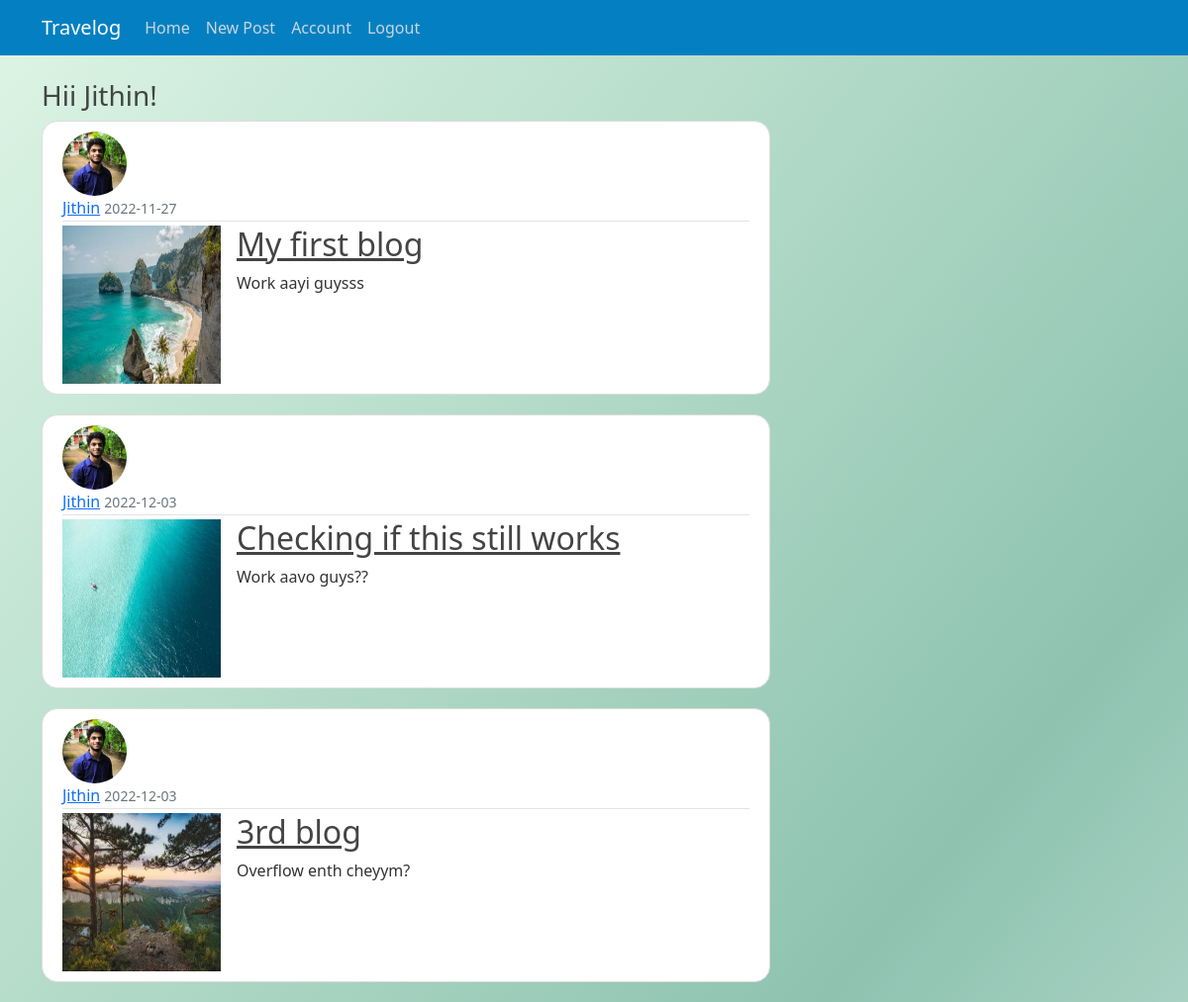
The page /dashboard (signed in) on the database its author committed.
### app/models.py (models this page shows, shortened)
class User(db.Model, UserMixin):
    id=db.Column(db.Integer, primary_key=True)
    username = db.Column(db.String(20), nullable=False)
    email = db.Column(db.String(120), unique=True, nullable=True)
    image_file = db.Column(db.String(20), nullable=False, default='default.jpg')
    password = db.Column(db.String(80), nullable=False)
    posts = db.relationship('Post', backref='author', lazy=True)

class Post(db.Model):
    id = db.Column(db.Integer, primary_key=True)
    title = db.Column(db.String(100), nullable=False)
    date_posted = db.Column(db.DateTime, nullable=False, default=datetime.utcnow)
    content = db.Column(db.Text, nullable=False)
    user_id = db.Column(db.Integer, db.ForeignKey('user.id'), nullable=False)
    blog_image = db.Column(db.String(20), nullable=False, default='default-blog.png')

### app/routes.py (the view)
@app.route('/dashboard', methods=['GET', 'POST'])
@login_required
def dashboard():
    posts=Post.query.all()
    return render_template("dashboard.html", posts=posts)

### app/routes.py (called while the page is built)
@login_manager.user_loader
def load_user(user_id):
    return User.query.get(int(user_id))

### app/templates/dashboard.html
{% extends "layout.html" %}
{% block content %}
<h3>Hii {{current_user.username}}!</h3>
{% for post in posts %}
<article class="media content-section">
    <img class="rounded-circle article-img" src="{{ url_for('static', filename='profile-pics/' + post.author.image_file) }}"/>
    <div class="media-body">
        <div class="article-metadata">
            <a class="mr-2" href="#">{{ post.author.username }}</a>
            <small class="text-muted">{{ post.date_posted.strftime('%Y-%m-%d') }}</small>
        </div>
        <div class="article-content">
            <img src="../static/blog-pics/{{ post.blog_image }}" style="height: 10rem; width: 10rem" />
            <div style="display: flex; flex-direction: column">
                <h2><a class="article-title" href="{{ url_for('post', post_id = post.id) }}">{{ post.title }}</a></h2>
                <p class="article-content">{{ post.content }}</p>
            </div>
        </div>
    </div>
</article>
{% endfor %}
{% endblock content %}

### app/templates/layout.html (shortened to what this page needs)
<!DOCTYPE html>
<html>
<head>
    <link href="https://cdn.jsdelivr.net/npm/bootstrap@5.0.2/dist/css/bootstrap.min.css" rel="stylesheet"
>
    <link rel="stylesheet" type="text/css" href="{{ url_for('static', filename='main.css') }}">
</head>
<body>
    <header class="site-header">
        <nav class="navbar navbar-expand-md navbar-dark bg-steel fixed-top">
            <div class="container">
                <a class="navbar-brand mr-4" href="/">Travelog</a>
                <div class="collapse navbar-collapse" id="navbarToggle">
                    <div class="navbar-nav mr-auto">
                        <a class="nav-item nav-link" href="{{ url_for('dashboard') }}">Home</a>
                    </div>
                    <div class="navbar-nav">
                        {% if current_user.is_authenticated %}
                        <a class="nav-item nav-link" href="{{ url_for('new_post') }}">New Post</a>
                        <a class="nav-item nav-link" href="{{ url_for('account') }}">Account</a>
                        <a class="nav-item nav-link" href="{{ url_for('logout') }}">Logout</a>
                        {% else %}
                        <a class="nav-item nav-link" href="{{ url_for('login') }}">Login</a>
                        <a class="nav-item nav-link" href="{{ url_for('register') }}">Register</a>
                        {% endif %}
                    </div>
                </div>
            </div>
        </nav>
    </header>
    <main role="main" class="container">
        <div class="row">
            <div class="col-md-8">
                {% block content %}{% endblock %}
            </div>
        </div>
    </main>
</body>
</html>

### app/static/main.css (style rules this page uses)
body { background: linear-gradient(129deg, #def5e5, #8ec3b0, #ffffff); background-size: 180% 180%; height: 88vh; animation: gradient-animation 12s ease infinite; background-repeat: no-repeat; color: #333333; margin-top: 5rem; }
h1, h2, h3, h4, h5, h6 { color: #444444; }
.bg-steel { background-color: #0480c2; }
.site-header .navbar-nav .nav-link { color: #cbd5db; }
.content-section { background: #ffffff; padding: 10px 20px; border: 1px solid #dddddd; border-radius: 3px; margin-bottom: 20px; border-radius: 1rem; }
.article-title { color: #444444; }
.article-content { white-space: pre-line; }
.article-img { height: 65px; width: 65px; margin-right: 16px; }
.article-metadata { padding-bottom: 1px; margin-bottom: 4px; border-bottom: 1px solid #e3e3e3 }
.article-content { display: flex; gap: 1rem; }

### rows shown on the page
User: username "Jithin"
Post: image_file (picture), author.username "Jithin", date_posted "2022-11-27", blog_image (picture), title "My first blog", content "Work aayi guysss"
Post: image_file (picture), author.username "Jithin", date_posted "2022-12-03", blog_image (picture), title "Checking if this still works", content "Work aavo guys??"
Post: image_file (picture), author.username "Jithin", date_posted "2022-12-03", blog_image (picture), title "3rd blog", content "Overflow enth cheyym?"
